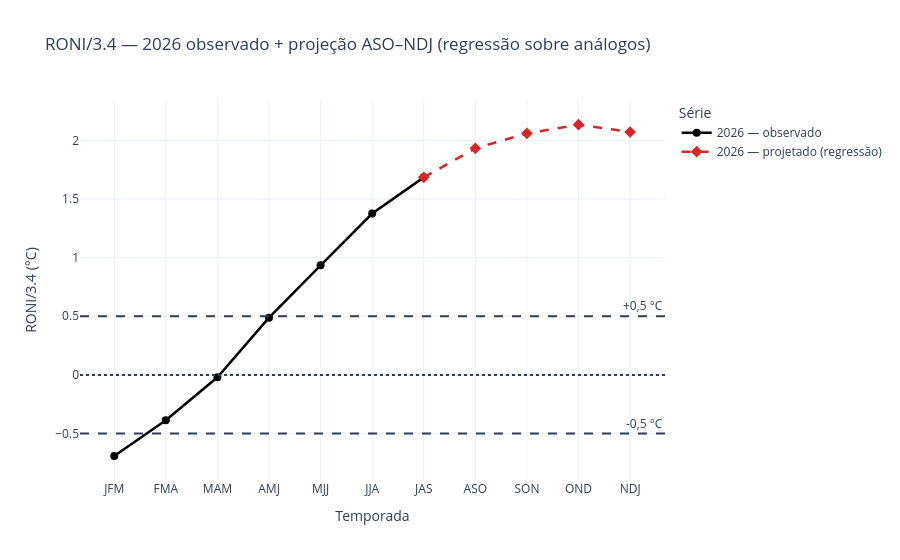

The code cell stored with this chart in its notebook:
### Code cell
# 22 - Predição em Plotagem

import plotly.graph_objects as go

# ============================================================
# 1. Regressão linear com os análogos (ajuste aqui os anos)
# ============================================================
anos_analogos = [1965, 1997]      # ou o que o filtro retornar

ordem_seas   = ["JFM", "FMA", "MAM", "AMJ", "MJJ", "JJA", "JAS"]
seas_futuro  = ["ASO", "SON", "OND", "NDJ"]

X_train = []
Y_train = []
for ano in anos_analogos:
    hist = df_hist_roni[df_hist_roni["YR"] == ano].set_index("SEAS")
    X_train.append(hist.loc["JAS", "ANOM"])
    Y_train.append([hist.loc[s, "ANOM"] for s in seas_futuro])

X_train = np.array(X_train)
Y_train = np.array(Y_train)

x_alvo = alvo[-1]   # JAS de 2026

previsoes = []
for i in range(len(seas_futuro)):
    a, b = np.polyfit(X_train, Y_train[:, i], deg=1)
    previsoes.append(a * x_alvo + b)

# ============================================================
# 2. Gráfico
# ============================================================
fig = go.Figure()

# --- Série observada de 2026 ---
fig.add_trace(go.Scatter(
    x=df_roni["Temporada"],
    y=df_roni["RONI/3.4"],
    mode="lines+markers",
    name="2026 — observado",
    line=dict(width=2.5, color="#000000"),
    marker=dict(size=8, color="#000000"),
))

# --- Projeção (conecta o último ponto observado ao primeiro previsto) ---
x_proj = [df_roni["Temporada"].iloc[-1]] + seas_futuro
y_proj = [df_roni["RONI/3.4"].iloc[-1]] + previsoes

fig.add_trace(go.Scatter(
    x=x_proj,
    y=y_proj,
    mode="lines+markers",
    name="2026 — projetado (regressão)",
    line=dict(width=2.5, color="#d62728", dash="dash"),
    marker=dict(size=9, color="#d62728", symbol="diamond"),
    hovertemplate="Temporada: %{x}<br>RONI/3.4: %{y:.2f} °C<extra></extra>",
))

# --- Limiares ENSO ---
fig.add_hline(y=0.5,  line_dash="dash", annotation_text="+0,5 °C")
fig.add_hline(y=-0.5, line_dash="dash", annotation_text="-0,5 °C")
fig.add_hline(y=0,    line_dash="dot")

fig.update_layout(
    title="RONI/3.4 — 2026 observado + projeção ASO–NDJ (regressão sobre análogos)",
    legend_title="Série",
    xaxis_title="Temporada",
    yaxis_title="RONI/3.4 (°C)",
    template="plotly_white",
    hovermode="x unified",
)

fig.show()

### Figure 1 — Plotly figure (JSON) as saved in the notebook; plotly's stock layout.template omitted (floating-point values rounded to 4 significant figures)
{"data": [{"line": {"color": "#000000", "width": 2.5}, "marker": {"color": "#000000", "size": 8}, "mode": "lines+markers", "name": "2026 — observado", "type": "scatter", "x": ["JFM", "FMA", "MAM", "AMJ", "MJJ", "JJA", "JAS"], "y": [-0.6917, -0.3867, -0.02, 0.4883, 0.935, 1.377, 1.685]}, {"hovertemplate": "Temporada: %{x}<br>RONI/3.4: %{y:.2f} °C<extra></extra>", "line": {"color": "#d62728", "dash": "dash", "width": 2.5}, "marker": {"color": "#d62728", "size": 9, "symbol": "diamond"}, "mode": "lines+markers", "name": "2026 — projetado (regressão)", "type": "scatter", "x": ["JAS", "ASO", "SON", "OND", "NDJ"], "y": [1.685, 1.933, 2.061, 2.135, 2.072]}], "layout": {"annotations": [{"showarrow": false, "text": "+0,5 °C", "x": 1, "xanchor": "right", "xref": "x domain", "y": 0.5, "yanchor": "bottom", "yref": "y"}, {"showarrow": false, "text": "-0,5 °C", "x": 1, "xanchor": "right", "xref": "x domain", "y": -0.5, "yanchor": "bottom", "yref": "y"}], "hovermode": "x unified", "legend": {"title": {"text": "Série"}}, "shapes": [{"line": {"dash": "dash"}, "type": "line", "x0": 0, "x1": 1, "xref": "x domain", "y0": 0.5, "y1": 0.5, "yref": "y"}, {"line": {"dash": "dash"}, "type": "line", "x0": 0, "x1": 1, "xref": "x domain", "y0": -0.5, "y1": -0.5, "yref": "y"}, {"line": {"dash": "dot"}, "type": "line", "x0": 0, "x1": 1, "xref": "x domain", "y0": 0, "y1": 0, "yref": "y"}], "title": {"text": "RONI/3.4 — 2026 observado + projeção ASO–NDJ (regressão sobre análogos)"}, "xaxis": {"title": {"text": "Temporada"}}, "yaxis": {"title": {"text": "RONI/3.4 (°C)"}}}}
